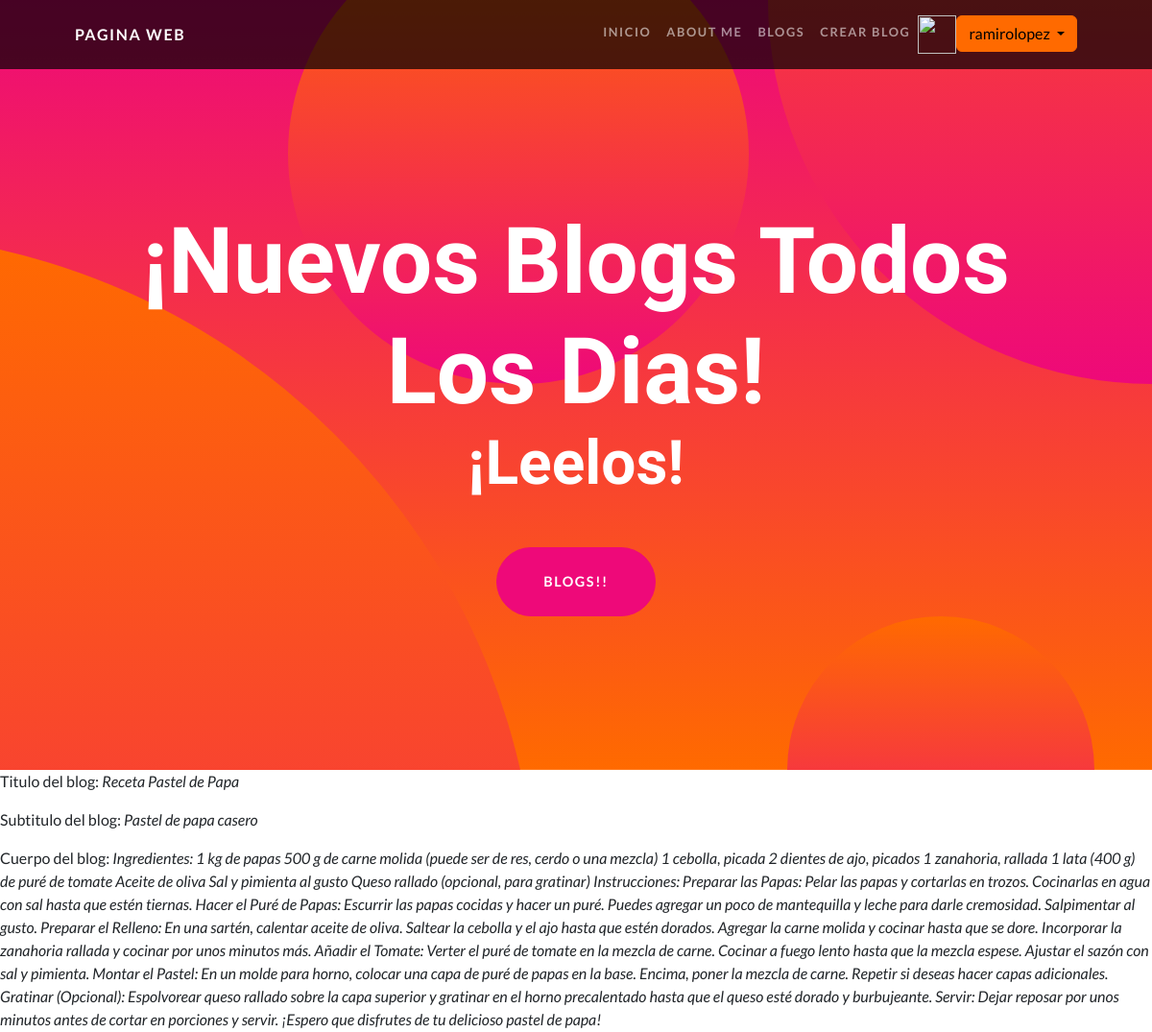
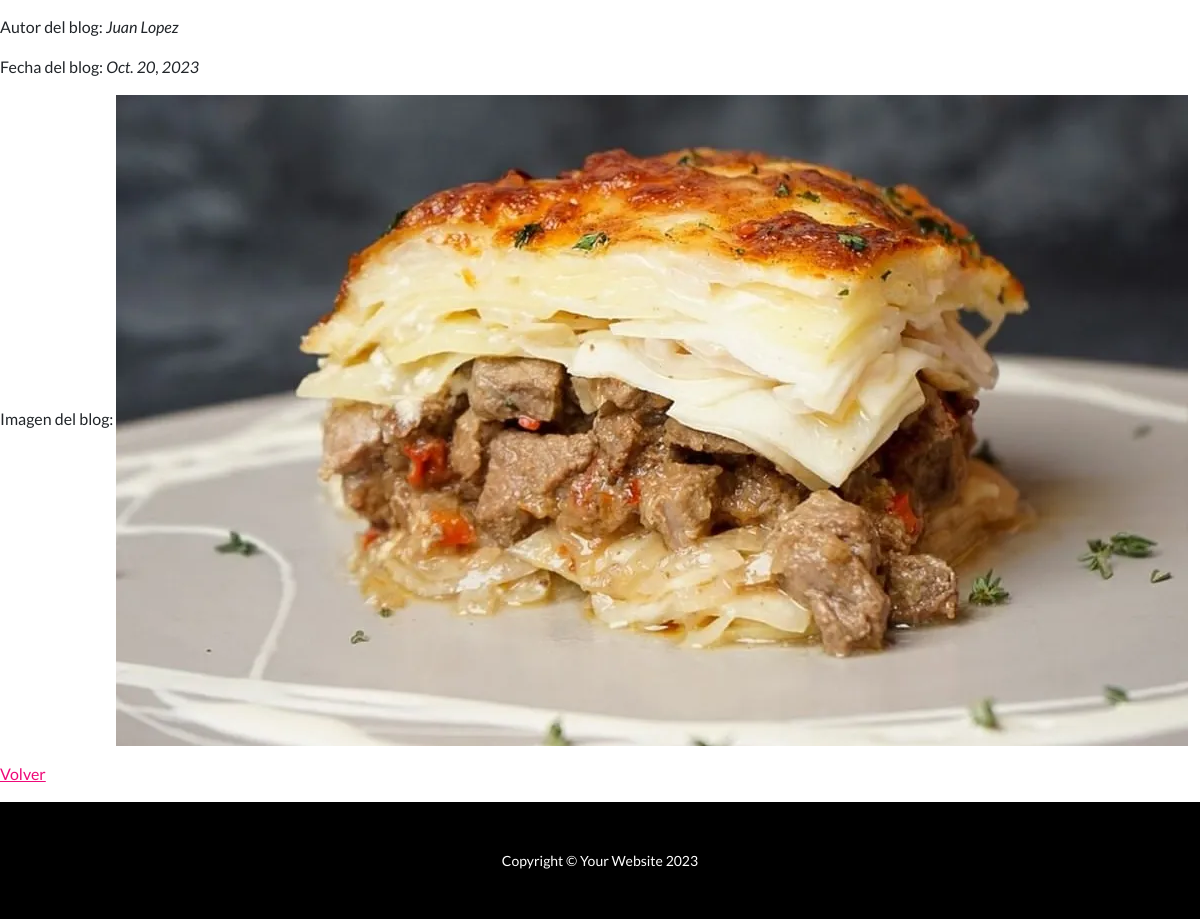
/blogs/detalle/2/ (signed in), run on the app's committed database (2 pictures, top to bottom).
### App/models.py (models this page shows)
class Blog(models.Model):
    titulo = models.CharField(max_length=30)
    subtitulo = models.CharField(max_length=200)
    cuerpo = models.CharField(max_length=1000000)
    autor = models.CharField(max_length=200)
    fecha = models.DateField(blank=True, null=True)
    imagen = models.ImageField(upload_to='blog_imagen', null=True)

### App/views.py (the view)
# urls.py: path("blogs/detalle/<int:pk>/", BlogDetalle.as_view(), name="Detail"),
class BlogDetalle(DetailView):
      model = Blog
      template_name = "App/blogs_detalle.html"

### App/context_processors.py (called while the page is built)
def custom_user(request):
    context = auth(request)
    user = context["user"]
    if user.is_authenticated:
        imagen = Avatar.objects.filter(user=request.user.id)
        cant = len(imagen)
        if cant > 0:
            context["user_avatar"] = imagen[cant - 1]
        else:
            context["user_avatar"] = ""
    return context

### App/templates/App/blogs_detalle.html (shortened to what this page needs)
{% extends "App/padre.html" %}
{% load static %}
{% block section1 %}
    <p>Titulo del blog: <i>{{ blog.titulo }}</i></p>
    <p>Subtitulo del blog: <i>{{ blog.subtitulo }}</i></p>
    <p>Cuerpo del blog: <i>{{ blog.cuerpo }}</i></p>
    <p>Autor del blog: <i>{{ blog.autor }}</i></p>
    <p>Fecha del blog: <i>{{ blog.fecha }}</i></p>
    <p>Imagen del blog: <img src="{{ blog.imagen.url }}" alt="Descripción de la imagen"></p>
    <p>
            <a href="{% url 'List' %}">Volver</a>
    </p>
{% endblock %}

### App/templates/App/padre.html (shortened to what this page needs)
<!DOCTYPE html>
<html lang="en">
    <head>
        {% load static %}
        <link href="{% static 'app/css/styles.css' %}" rel="stylesheet" />
    </head>
    <body id="page-top">
        <nav class="navbar navbar-expand-lg navbar-dark navbar-custom fixed-top">
            <div class="container px-5">
                <a class="navbar-brand" href="{% url 'Inicio' %}">Pagina web</a>
                <div class="collapse navbar-collapse" id="navbarResponsive">
                    <ul class="navbar-nav ms-auto">
                        <li class="nav-item"><a class="nav-link" href="{% url 'Inicio' %}">Inicio</a></li>
                        <li class="nav-item"><a class="nav-link" href="{% url 'About' %}">About me</a></li>
                        <li class="nav-item"><a class="nav-link" href="{% url 'List' %}">Blogs</a></li>
                        <li class="nav-item"><a class="nav-link" href="{% url 'New' %}">Crear Blog</a></li>
                        {% if request.user.is_authenticated %}
                           {% if user_avatar %}
                             <img src= "{{ url }}"  style="height: 40px; width: 40px" alt="">
                           {% endif %}
                           <div class="dropdown">
                               <button class="btn btn-secondary dropdown-toggle" type="button" id="dropdownMenuButton1" data-bs-toggle="dropdown">
                                  {{ request.user.username }}
                               </button>
                           </div>
                        {% endif %}
                    </ul>
                </div>
            </div>
        </nav>
        <header class="masthead text-center text-white">
            <div class="masthead-content">
                <div class="container px-5">
                    <h1 class="masthead-heading mb-0">¡Nuevos Blogs Todos Los Dias!</h1>
                    <h2 class="masthead-subheading mb-0">¡Leelos!</h2>
                    <a class="btn btn-primary btn-xl rounded-pill mt-5" href="{% url 'List' %}">Blogs!!</a>
                </div>
            </div>
            <div class="bg-circle-1 bg-circle"></div>
            <div class="bg-circle-2 bg-circle"></div>
            <div class="bg-circle-3 bg-circle"></div>
            <div class="bg-circle-4 bg-circle"></div>
        </header>
        {% block section1 %}
        {% endblock %}
        <footer class="py-5 bg-black">
            <div class="container px-5"><p class="m-0 text-center text-white small">Copyright &copy; Your Website 2023</p></div>
        </footer>
    </body>
</html>

### data on the page
Blog: titulo "Receta Pastel de Papa", subtitulo "Pastel de papa casero", cuerpo "Ingredientes: 1 kg de papas 500 g de carne molida (puede ser de res, cerdo o una mezcla) 1 cebolla, picada 2 dientes de ajo, picados 1 zanahoria, rallada 1 lata (400 g) de puré de tomate Aceite de oliva Sal y pimienta al gusto Queso rallado (opcional, para gratinar) Instrucciones: Preparar las Papas: Pelar las papas y cortarlas en trozos. Cocinarlas en agua con sal hasta que estén tiernas. Hacer el Puré de Papas: Escurrir las papas cocidas y hacer un puré. Puedes agregar un poco de mantequilla y leche para darle cremosidad. Salpimentar al gusto. Preparar el Relleno: En una sartén, calentar aceite de oliva. Saltear la cebolla y el ajo hasta que estén dorados. Agregar la carne molida y…", autor "Juan Lopez", fecha "Oct. 20, 2023", imagen (picture)

### other printed values
{{ request.user.username }} "ramirolopez"
